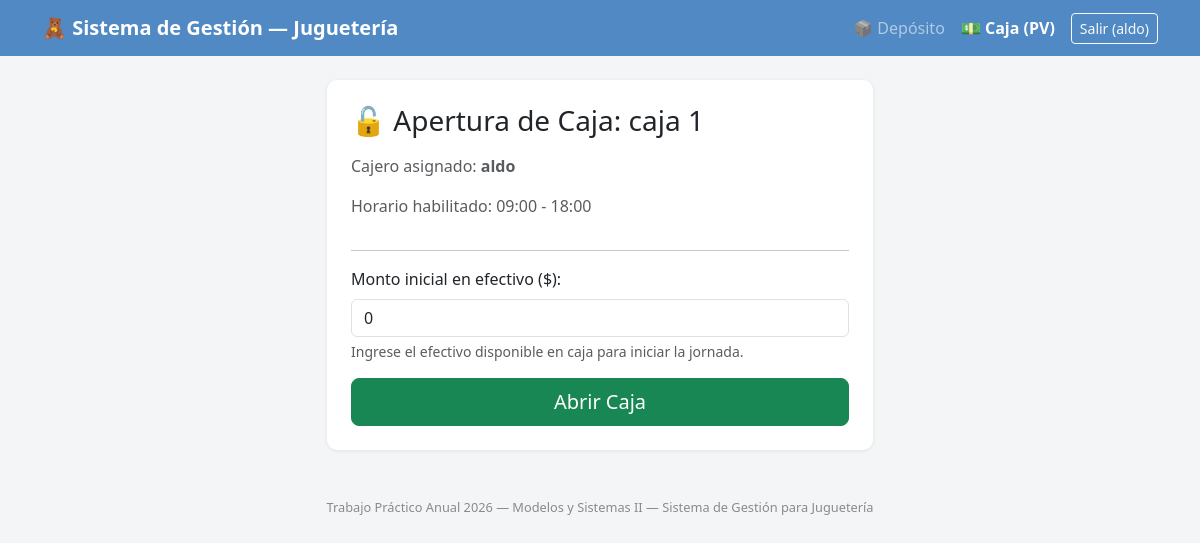
Page /caja/ (signed in) on the committed database.
### productos/models.py (models this page shows, shortened)
class Caja(models.Model):
    nombre = models.CharField("Nombre / Número de Caja", max_length=50, unique=True)
    cajero = models.ForeignKey(
        User,
        on_delete=models.SET_NULL,
        null=True,
        blank=True,
        limit_choices_to={'groups__name': 'Cajero'},
        verbose_name="Cajero Asignado",
        related_name="cajas_asignadas"
    )
    horario_apertura = models.TimeField("Horario de Apertura", default="09:00:00")
    horario_cierre = models.TimeField("Horario de Cierre", default="18:00:00")
    activa = models.BooleanField("Caja Activa", default=True)
    class Meta:
        verbose_name = "Caja"
        verbose_name_plural = "Cajas"
        ordering = ["nombre"]

### productos/caja_views.py (the view, shortened to what this page needs)
# urls.py: path("caja/", caja_views.caja_dashboard, name="caja_dashboard"),
@login_required
def caja_dashboard(request):
    user = request.user
    if user.is_superuser or user.groups.filter(name__in=["Administrador", "Gerente"]).exists():
        cajas = Caja.objects.all()
        caja_id = request.GET.get('caja_id')
        if caja_id:
            caja = get_object_or_404(Caja, pk=caja_id)
        else:
            caja = cajas.first()
    else:
        caja = Caja.objects.filter(cajero=user).first()
        cajas = [caja] if caja else []
    if not caja:
        messages.error(request, "No tiene ninguna caja asignada. Contacte al Administrador.")
        return redirect("carga_productos")
    sesion_activa = SesionCaja.objects.filter(caja=caja, cerrada=False).first()
    if not sesion_activa:
        if request.method == "POST":
            form = AperturaCajaForm(request.POST)
            if form.is_valid():
                sesion = form.save(commit=False)
                sesion.caja = caja
                sesion.cajero = user
                sesion.estado = 'VENTAS'
                sesion.save()
                messages.success(request, f"Caja {caja.nombre} abierta correctamente con monto inicial ${sesion.monto_inicial}.")
                return redirect("caja_dashboard")
        else:
            form = AperturaCajaForm()
        return render(request, "productos/caja_apertura.html", {"form": form, "caja": caja, "cajas": cajas})

### productos/forms.py
class AperturaCajaForm(forms.ModelForm):
    class Meta:
        model = SesionCaja
        fields = ["monto_inicial"]
        widgets = {
            "monto_inicial": forms.NumberInput(attrs={"class": "form-control", "step": "0.01", "min": "0"}),
        }

### productos/templates/productos/caja_apertura.html (shortened to what this page needs)
{% extends "productos/base.html" %}
{% block content %}
<div class="row justify-content-center mt-4">
  <div class="col-md-6">
    <div class="card p-4">
      <h3 class="mb-3">🔓 Apertura de Caja: {{ caja.nombre }}</h3>
      <p class="text-muted">Cajero asignado: <strong>{{ caja.cajero.username|default:"Sin asignar" }}</strong></p>
      <p class="text-muted">Horario habilitado: {{ caja.horario_apertura }} - {{ caja.horario_cierre }}</p>
      <hr>
      <form method="post">
        <div class="mb-3">
          <label class="form-label">Monto inicial en efectivo ($):</label>
          {{ form.monto_inicial }}
          <div class="form-text">Ingrese el efectivo disponible en caja para iniciar la jornada.</div>
        </div>
        <button type="submit" class="btn btn-success w-100 btn-lg">Abrir Caja</button>
      </form>
    </div>
  </div>
</div>
{% endblock %}

### productos/templates/productos/base.html (shortened to what this page needs)
<!DOCTYPE html>
<html lang="es">
<head>
<link href="https://cdn.jsdelivr.net/npm/bootstrap@5.3.3/dist/css/bootstrap.min.css" rel="stylesheet">
</head>
<body>
<nav class="navbar navbar-expand-lg navbar-dark" style="background:#5089C4;">
  <div class="container">
    <a class="navbar-brand" href="{% url 'carga_productos' %}">🧸 Sistema de Gestión — Juguetería</a>
    <div class="collapse navbar-collapse justify-content-end" id="navbarNav">
      <ul class="navbar-nav align-items-center">
        <li class="nav-item">
          <a class="nav-link {% if request.resolver_match.url_name == 'carga_productos' %}active fw-bold{% endif %}" href="{% url 'carga_productos' %}">📦 Depósito</a>
        </li>
        <li class="nav-item">
          <a class="nav-link {% if 'caja' in request.resolver_match.url_name %}active fw-bold{% endif %}" href="{% url 'caja_dashboard' %}">💵 Caja (PV)</a>
        </li>
        {% if user.is_authenticated %}
        <li class="nav-item ms-2">
          <form action="{% url 'logout' %}" method="post" class="d-inline">
            <button type="submit" class="btn btn-sm btn-outline-light">Salir ({{ user.username }})</button>
          </form>
        </li>
        {% else %}
        <li class="nav-item">
          <a class="nav-link" href="{% url 'login' %}">Ingresar</a>
        </li>
        {% endif %}
      </ul>
    </div>
  </div>
</nav>
<div class="container my-4">
  {% block content %}{% endblock %}
  <footer class="text-center mt-5 mb-3">Trabajo Práctico Anual 2026 — Modelos y Sistemas II — Sistema de Gestión para Juguetería</footer>
</div>
</body>
</html>

### productos/templates/productos/base.html (style rules this page uses)
body { background:#f4f5f7; }
.navbar-brand { font-weight:700; }
.card { border:none; box-shadow:0 1px 4px rgba(0,0,0,.08); border-radius:10px; }
footer { color:#8a8a8a; font-size:.8rem; }

### rows in the picture
Caja: nombre "caja 1", cajero.username "aldo", horario_apertura "09:00", horario_cierre "18:00"

### other values in the picture
{{ user.username }} "aldo"
